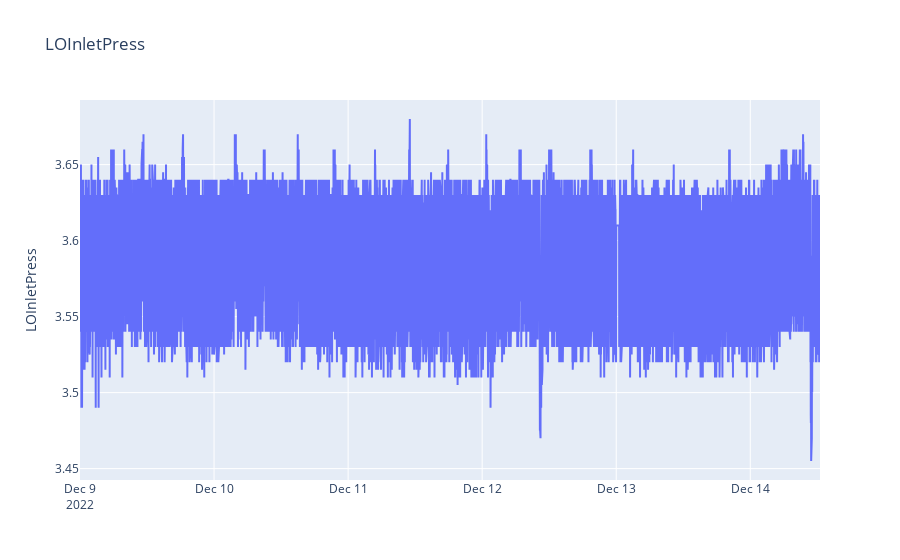

Notebook code cell kept with this figure:
### Code cell
# LOInletPress Data Visualization
fig = go.Figure()
fig.add_trace(go.Scatter(x=df["time"], y=df["LOInletPress"], mode='lines', name='LOInletPress'))
fig.update_layout(title_text="LOInletPress", yaxis1=dict(title="LOInletPress", side='left'))
fig.show()

### Figure 1 — Plotly figure (JSON) as saved in the notebook; plotly's stock layout.template omitted (floating-point values rounded to 4 significant figures; data arrays with more than 128 entries replaced by an {"elided": "..."} marker saying what was removed)
{"data": [{"mode": "lines", "name": "LOInletPress", "type": "scatter", "x": {"elided": "7950 str values"}, "y": {"elided": "7950 float values"}}], "layout": {"title": {"text": "LOInletPress"}, "yaxis": {"side": "left", "title": {"text": "LOInletPress"}}}}
